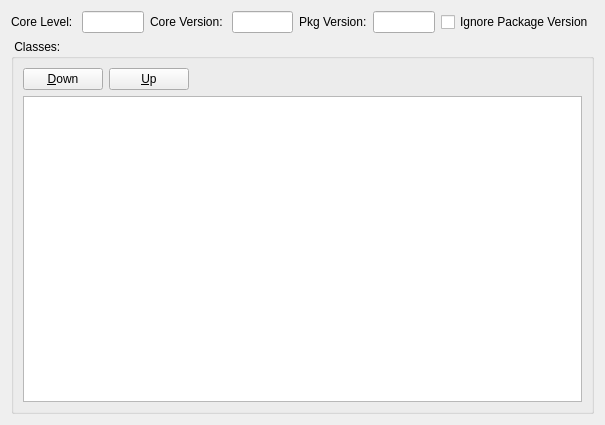
<?xml version="1.0" encoding="UTF-8"?>
<ui version="4.0">
 <class>FormDeviserVersion</class>
 <widget class="QWidget" name="FormDeviserVersion">
  <property name="geometry">
   <rect>
    <x>0</x>
    <y>0</y>
    <width>605</width>
    <height>425</height>
   </rect>
  </property>
  <property name="windowTitle">
   <string>Form</string>
  </property>
  <layout class="QGridLayout" name="gridLayout_2">
   <item row="0" column="0">
    <layout class="QHBoxLayout" name="horizontalLayout_4">
     <item>
      <layout class="QHBoxLayout" name="horizontalLayout">
       <item>
        <widget class="QLabel" name="label">
         <property name="text">
          <string>Core Level: </string>
         </property>
        </widget>
       </item>
       <item>
        <widget class="QLineEdit" name="txtCoreLevel">
         <property name="toolTip">
          <string>&lt;html&gt;&lt;head/&gt;&lt;body&gt;&lt;p&gt;&lt;span&gt;The &lt;/span&gt;&lt;span style=&quot; font-weight:600;&quot;&gt;SBML Core &lt;/span&gt;&lt;span style=&quot; font-weight:600; font-style:italic;&quot;&gt;level&lt;/span&gt;&lt;span&gt; being targeted by Deviser. Currently only SBML L3V1 is supported.&lt;/span&gt;&lt;/p&gt;&lt;/body&gt;&lt;/html&gt;</string>
         </property>
        </widget>
       </item>
      </layout>
     </item>
     <item>
      <layout class="QHBoxLayout" name="horizontalLayout_2">
       <item>
        <widget class="QLabel" name="label_2">
         <property name="text">
          <string>Core Version: </string>
         </property>
        </widget>
       </item>
       <item>
        <widget class="QLineEdit" name="txtCoreVersion">
         <property name="toolTip">
          <string>&lt;html&gt;&lt;head/&gt;&lt;body&gt;&lt;p&gt;&lt;span&gt;The &lt;/span&gt;&lt;span style=&quot; font-weight:600;&quot;&gt;SBML Core&lt;/span&gt;&lt;span/&gt;&lt;span style=&quot; font-weight:600; font-style:italic;&quot;&gt;version&lt;/span&gt;&lt;span&gt; being targeted by Deviser. Currently only SBML L3V1 is supported.&lt;/span&gt;&lt;/p&gt;&lt;/body&gt;&lt;/html&gt;</string>
         </property>
        </widget>
       </item>
      </layout>
     </item>
     <item>
      <layout class="QHBoxLayout" name="horizontalLayout_3">
       <item>
        <widget class="QLabel" name="label_3">
         <property name="text">
          <string>Pkg Version:</string>
         </property>
        </widget>
       </item>
       <item>
        <widget class="QLineEdit" name="txtPackageVersion">
         <property name="toolTip">
          <string>&lt;html&gt;&lt;head/&gt;&lt;body&gt;&lt;p&gt;&lt;span&gt;The &lt;/span&gt;&lt;span style=&quot; font-weight:600; font-style:italic;&quot;&gt;version&lt;/span&gt;&lt;span&gt; of the &lt;/span&gt;&lt;span style=&quot; font-weight:600;&quot;&gt;SBML Level 3 Package&lt;/span&gt;&lt;span&gt; being described.&lt;/span&gt;&lt;/p&gt;&lt;/body&gt;&lt;/html&gt;</string>
         </property>
        </widget>
       </item>
       <item>
        <widget class="QCheckBox" name="chkIgnorePackageVersion">
         <property name="toolTip">
          <string>&lt;html&gt;&lt;head/&gt;&lt;body&gt;&lt;p&gt;When set to true, deviser will not create functions including the package version for elements in this version. So instead of constructors that take &lt;span style=&quot; font-weight:600;&quot;&gt;level&lt;/span&gt;, &lt;span style=&quot; font-weight:600;&quot;&gt;version&lt;/span&gt; and &lt;span style=&quot; font-weight:600;&quot;&gt;packageVersion&lt;/span&gt;, deviser would only generate constructors for &lt;span style=&quot; font-weight:600;&quot;&gt;level&lt;/span&gt; and &lt;span style=&quot; font-weight:600;&quot;&gt;version&lt;/span&gt; attributes.&lt;/p&gt;&lt;/body&gt;&lt;/html&gt;</string>
         </property>
         <property name="text">
          <string>Ignore Package Version</string>
         </property>
        </widget>
       </item>
      </layout>
     </item>
    </layout>
   </item>
   <item row="1" column="0">
    <widget class="QGroupBox" name="groupBox">
     <property name="title">
      <string> Classes: </string>
     </property>
     <layout class="QGridLayout" name="gridLayout">
      <item row="0" column="0">
       <layout class="QHBoxLayout" name="horizontalLayout_5">
        <item>
         <widget class="QPushButton" name="cmdDown">
          <property name="text">
           <string>&amp;Down</string>
          </property>
         </widget>
        </item>
        <item>
         <widget class="QPushButton" name="cmdUp">
          <property name="text">
           <string>&amp;Up</string>
          </property>
         </widget>
        </item>
        <item>
         <spacer name="horizontalSpacer">
          <property name="orientation">
           <enum>Qt::Horizontal</enum>
          </property>
          <property name="sizeHint" stdset="0">
           <size>
            <width>40</width>
            <height>20</height>
           </size>
          </property>
         </spacer>
        </item>
       </layout>
      </item>
      <item row="1" column="0">
       <widget class="QListWidget" name="lstClasses">
        <property name="toolTip">
         <string>&lt;html&gt;&lt;head/&gt;&lt;body&gt;&lt;p&gt;&lt;span&gt;Classes added to the package definition will be listed here. The order will determine the order in which Deviser generates the code.&lt;/span&gt;&lt;/p&gt;&lt;/body&gt;&lt;/html&gt;</string>
        </property>
       </widget>
      </item>
     </layout>
    </widget>
   </item>
  </layout>
 </widget>
 <tabstops>
  <tabstop>txtCoreLevel</tabstop>
  <tabstop>txtCoreVersion</tabstop>
  <tabstop>txtPackageVersion</tabstop>
  <tabstop>chkIgnorePackageVersion</tabstop>
  <tabstop>cmdDown</tabstop>
  <tabstop>cmdUp</tabstop>
  <tabstop>lstClasses</tabstop>
 </tabstops>
 <resources/>
 <connections>
  <connection>
   <sender>cmdDown</sender>
   <signal>clicked()</signal>
   <receiver>FormDeviserVersion</receiver>
   <slot>downPressed()</slot>
   <hints>
    <hint type="sourcelabel">
     <x>65</x>
     <y>86</y>
    </hint>
    <hint type="destinationlabel">
     <x>302</x>
     <y>212</y>
    </hint>
   </hints>
  </connection>
  <connection>
   <sender>cmdUp</sender>
   <signal>clicked()</signal>
   <receiver>FormDeviserVersion</receiver>
   <slot>upPressed()</slot>
   <hints>
    <hint type="sourcelabel">
     <x>136</x>
     <y>86</y>
    </hint>
    <hint type="destinationlabel">
     <x>302</x>
     <y>212</y>
    </hint>
   </hints>
  </connection>
  <connection>
   <sender>txtCoreLevel</sender>
   <signal>textEdited(QString)</signal>
   <receiver>FormDeviserVersion</receiver>
   <slot>levelChanged(QString)</slot>
   <hints>
    <hint type="sourcelabel">
     <x>144</x>
     <y>24</y>
    </hint>
    <hint type="destinationlabel">
     <x>302</x>
     <y>212</y>
    </hint>
   </hints>
  </connection>
  <connection>
   <sender>txtCoreVersion</sender>
   <signal>textEdited(QString)</signal>
   <receiver>FormDeviserVersion</receiver>
   <slot>versionChanged(QString)</slot>
   <hints>
    <hint type="sourcelabel">
     <x>348</x>
     <y>24</y>
    </hint>
    <hint type="destinationlabel">
     <x>302</x>
     <y>212</y>
    </hint>
   </hints>
  </connection>
  <connection>
   <sender>txtPackageVersion</sender>
   <signal>textEdited(QString)</signal>
   <receiver>FormDeviserVersion</receiver>
   <slot>pkgVersionChanged(QString)</slot>
   <hints>
    <hint type="sourcelabel">
     <x>542</x>
     <y>24</y>
    </hint>
    <hint type="destinationlabel">
     <x>302</x>
     <y>212</y>
    </hint>
   </hints>
  </connection>
  <connection>
   <sender>chkIgnorePackageVersion</sender>
   <signal>stateChanged(int)</signal>
   <receiver>FormDeviserVersion</receiver>
   <slot>ignorePackageVersionChanged()</slot>
   <hints>
    <hint type="sourcelabel">
     <x>525</x>
     <y>20</y>
    </hint>
    <hint type="destinationlabel">
     <x>302</x>
     <y>212</y>
    </hint>
   </hints>
  </connection>
 </connections>
 <slots>
  <slot>versionChanged(QString)</slot>
  <slot>levelChanged(QString)</slot>
  <slot>pkgVersionChanged(QString)</slot>
  <slot>upPressed()</slot>
  <slot>downPressed()</slot>
  <slot>ignorePackageVersionChanged()</slot>
 </slots>
</ui>
